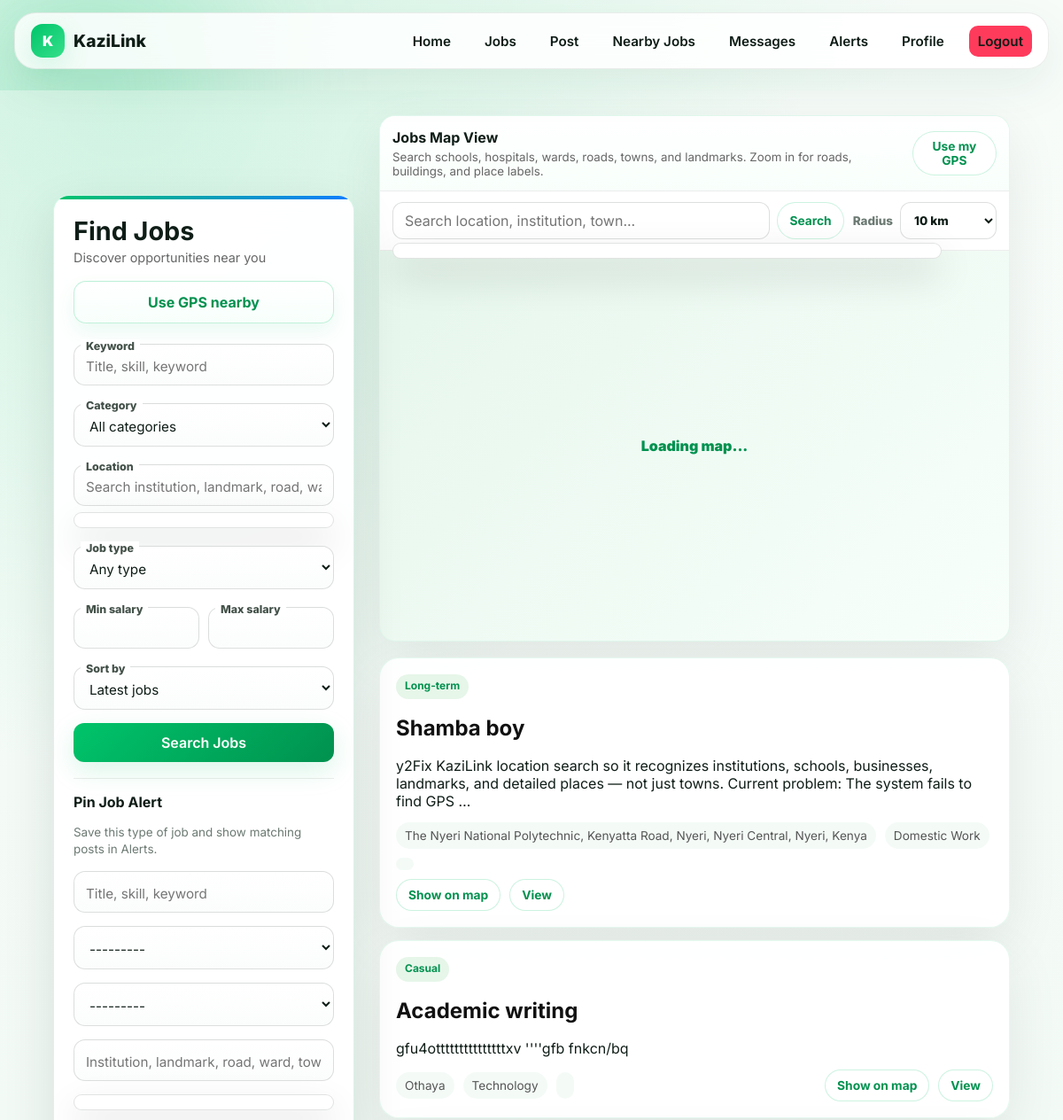
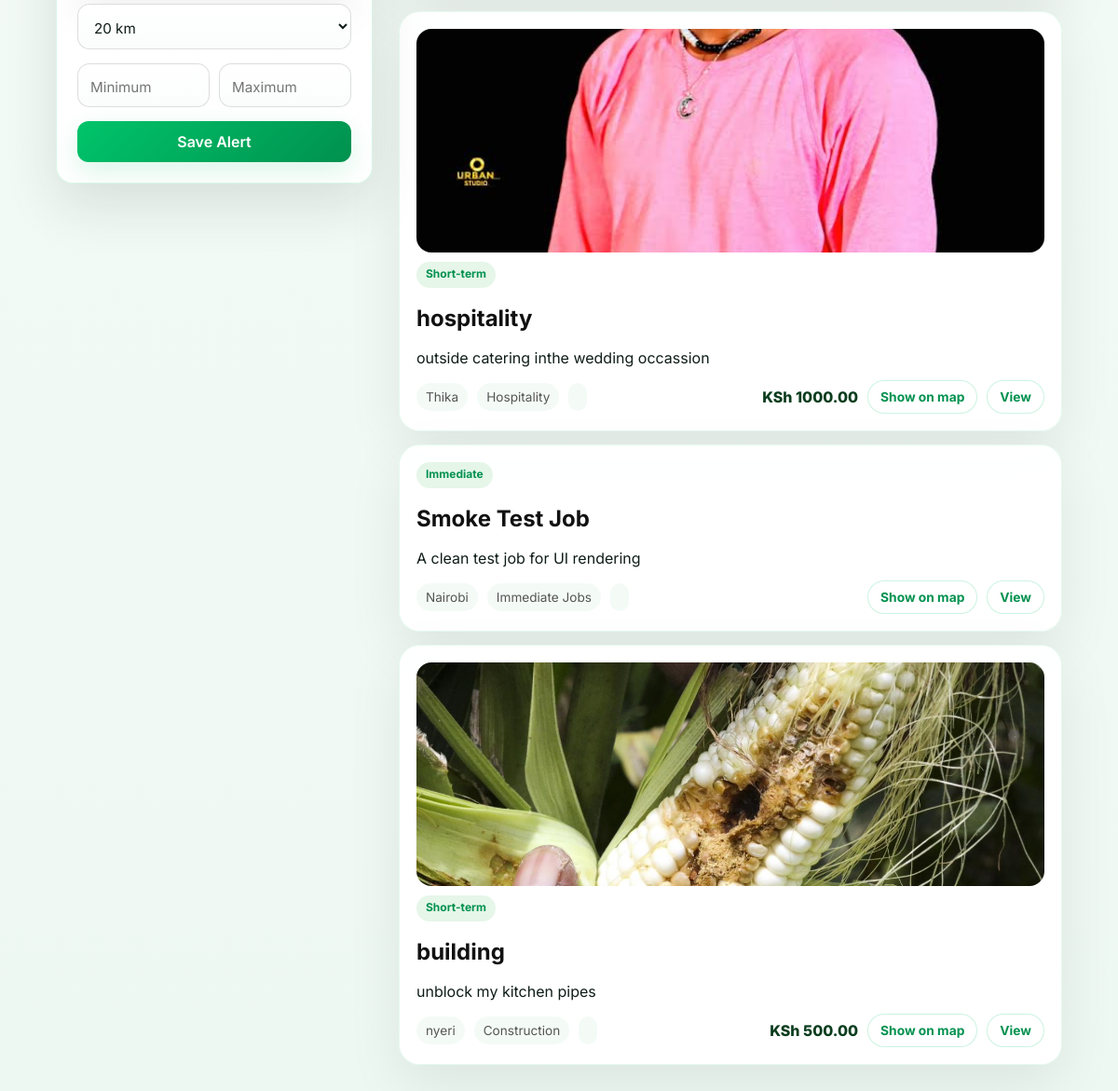
/jobs/find/ (signed in), run on the app's committed database (2 pictures, top to bottom).
### marketplace/models.py (models this page shows, shortened)
class Job(models.Model):
    IMMEDIATE = 'immediate'
    SHORT_TERM = 'short_term'
    LONG_TERM = 'long_term'
    PART_TIME = 'part_time'
    FULL_TIME = 'full_time'
    CASUAL = 'casual'
    FREELANCE = 'freelance'
    PROFESSIONAL = 'professional'
    TYPE_CHOICES = (
        (IMMEDIATE, 'Immediate'),
        (SHORT_TERM, 'Short-term'),
        (LONG_TERM, 'Long-term'),
        (PART_TIME, 'Part-time'),
        (FULL_TIME, 'Full-time'),
        (CASUAL, 'Casual'),
        (FREELANCE, 'Freelance'),
        (PROFESSIONAL, 'Professional'),
    )
    OPEN = 'open'
    TAKEN = 'taken'
    CLOSED = 'closed'
    STATUS_CHOICES = (
        (OPEN, 'Open'),
        (TAKEN, 'Taken'),
        (CLOSED, 'Closed'),
    )
    employer = models.ForeignKey(User, on_delete=models.CASCADE, related_name='jobs')
    title = models.CharField(max_length=160)
    description = models.TextField()
    category = models.ForeignKey(Category, on_delete=models.SET_NULL, null=True, related_name='jobs')
    job_type = models.CharField(max_length=30, choices=TYPE_CHOICES)
    salary = models.DecimalField(max_digits=12, decimal_places=2, null=True, blank=True)
    location = models.CharField(max_length=140)
    latitude = models.DecimalField(max_digits=9, decimal_places=6, null=True, blank=True)
    longitude = models.DecimalField(max_digits=9, decimal_places=6, null=True, blank=True)
    resolved_place_name = models.CharField(max_length=255, blank=True)
    deadline = models.DateField(null=True, blank=True)
    required_skills = models.CharField(max_length=255, blank=True)
    contact_information = models.CharField(max_length=160)
    photo = models.ImageField(upload_to='jobs/photos/', blank=True)
    video = models.FileField(upload_to='jobs/videos/', blank=True)
    audio = models.FileField(upload_to='jobs/audio/', blank=True)
    document = models.FileField(upload_to='jobs/documents/', blank=True)
    status = models.CharField(max_length=20, choices=STATUS_CHOICES, default=OPEN)
    tags = models.CharField(max_length=200, blank=True)
    views = models.PositiveIntegerField(default=0)
    created_at = models.DateTimeField(auto_now_add=True)
    updated_at = models.DateTimeField(auto_now=True)
    class Meta:
        ordering = ['-created_at']
    def get_absolute_url(self):
        return reverse('job_detail', kwargs={'pk': self.pk})

class Category(models.Model):
    name = models.CharField(max_length=80, unique=True)
    icon = models.CharField(max_length=40, default='briefcase')
    class Meta:
        ordering = ['name']
        verbose_name_plural = 'Categories'
    def __str__(self):
        return self.name

### marketplace/views.py (the view, shortened to what this page needs)
# urls.py: path('jobs/find/', views.find_jobs, name='find_jobs'),
@login_required
def find_jobs(request):
    jobs = _open_jobs()
    query = request.GET.get('q', '').strip()
    category = request.GET.get('category', '')
    location = request.GET.get('location', '').strip()
    job_type = request.GET.get('job_type', '')
    salary_min = request.GET.get('salary_min', '')
    salary_max = request.GET.get('salary_max', '')
    sort = request.GET.get('sort', 'latest')
    nearby = request.GET.get('nearby')
    place_point = _clean_kenya_point(request.GET.get('place_lat'), request.GET.get('place_lng'))
    radius_km = _positive_float(request.GET.get('radius'), 10)
    if query:
        jobs = jobs.filter(Q(title__icontains=query) | Q(description__icontains=query) | Q(required_skills__icontains=query))
    if category:
        jobs = jobs.filter(category_id=category)
    if location and not place_point:
        jobs = jobs.filter(location__icontains=location)
    if job_type:
        jobs = jobs.filter(job_type=job_type)
    if salary_min:
        jobs = jobs.filter(salary__gte=salary_min)
    if salary_max:
        jobs = jobs.filter(salary__lte=salary_max)
    if place_point:
        jobs = list(jobs)
        filtered_jobs = []
        for job in jobs:
            point = ensure_job_coordinates(job)
            job.map_point = point
            if point:
                job.distance = round(distance_km(place_point[0], place_point[1], point['lat'], point['lng']), 1)
                if job.distance <= radius_km:
                    filtered_jobs.append(job)
            else:
                job.distance = None
        jobs = sorted(filtered_jobs, key=lambda item: item.distance)
    elif sort == 'popular':
        jobs = jobs.annotate(app_count=Count('applications')).order_by('-app_count')
    else:
        jobs = jobs.order_by('-created_at')
    map_jobs = []
    for job in jobs:
        point = ensure_job_coordinates(job)
        job.map_point = point
        if point:
            map_jobs.append({
                'id': job.id,
                'title': job.title,
                'location': job.location,
                'salary': str(job.salary) if job.salary else '',
                'lat': point['lat'],
                'lng': point['lng'],
                'source': point['source'],
                'sourceLabel': point['label'],
                'url': job.get_absolute_url(),
                'distance': getattr(job, 'distance', None),
            })
    return render(request, 'marketplace/find_jobs.html', {
        'jobs': jobs,
        'map_jobs': map_jobs,
        'user_latitude': float(request.user.profile.latitude) if request.user.profile.latitude else None,
        'user_longitude': float(request.user.profile.longitude) if request.user.profile.longitude else None,
        'categories': Category.objects.all(),
        'job_types': Job.TYPE_CHOICES,
        'alert_form': JobAlertForm(initial={
            'keyword': query,
            'category': category or None,
            'job_type': job_type,
            'location': request.GET.get('place') or location,
            'latitude': request.GET.get('place_lat') or None,
            'longitude': request.GET.get('place_lng') or None,
            'radius_km': request.GET.get('radius') or 20,
            'salary_min': salary_min,
            'salary_max': salary_max,
        }),
        'filters': request.GET,
    })

### templates/marketplace/find_jobs.html (shortened to what this page needs)
{% extends 'marketplace/base.html' %}
{% load static %}
{% block page_css %}
<link rel="stylesheet" href="https://unpkg.com/maplibre-gl@5.6.1/dist/maplibre-gl.css">
<link rel="stylesheet" href="{% static 'marketplace/css/find_jobs.css' %}">
{% endblock %}
{% block content %}
<main class="search-page">
    <aside class="filters">
        <div class="filters-header">
            <h1>Find Jobs</h1>
            <p>Discover opportunities near you</p>
        </div>
        <button class="btn ghost gps-btn" type="button" data-detect-location data-nearby-target="reload">
            Use GPS nearby
        </button>
        <form method="get" data-filter-form>
            <div class="input-group">
                <label>Keyword</label>
                <input name="q" value="{{ filters.q }}" placeholder="Title, skill, keyword">
            </div>
            <div class="input-group">
                <label>Category</label>
                <select name="category">
                    <option value="">All categories</option>
                </select>
            </div>
            <div class="input-group">
                <label>Location</label>
                <input name="location" value="{{ filters.location }}" placeholder="Search institution, landmark, road, ward..." autocomplete="off" data-location-search>
                <div class="location-suggestions" data-location-suggestions hidden></div>
            </div>
            <div class="input-group">
                <label>Job type</label>
                <select name="job_type">
                    <option value="">Any type</option>
                </select>
            </div>
            <div class="range-row">
                <div class="input-group">
                    <label>Min salary</label>
                    <input name="salary_min" value="{{ filters.salary_min }}">
                </div>
                <div class="input-group">
                    <label>Max salary</label>
                    <input name="salary_max" value="{{ filters.salary_max }}">
                </div>
            </div>
            <div class="input-group">
                <label>Sort by</label>
                <select name="sort">
                    <option value="latest">Latest jobs</option>
                </select>
            </div>
            <button class="btn primary full" type="submit">
                Search Jobs
            </button>
        </form>
        <form class="alert-builder" method="post" action="{% url 'create_job_alert' %}">
            <h2>Pin Job Alert</h2>
            <p>Save this type of job and show matching posts in Alerts.</p>
            {{ alert_form.keyword }}
            {{ alert_form.category }}
            {{ alert_form.job_type }}
            {{ alert_form.location }}
            <div class="location-suggestions" data-location-suggestions hidden></div>
            {{ alert_form.radius_km }}
            <div class="range-row">
                {{ alert_form.salary_min }}
                {{ alert_form.salary_max }}
            </div>
            <button class="btn primary full" type="submit">Save Alert</button>
        </form>
    </aside>
    <section class="results">
        <div class="jobs-map-shell">
            <div class="map-toolbar">
                <div>
                    <strong>Jobs Map View</strong>
                    <small>Search schools, hospitals, wards, roads, towns, and landmarks. Zoom in for roads, buildings, and place labels.</small>
                </div>
                <button class="btn mini" type="button" data-detect-location data-nearby-target="reload">
                    Use my GPS
                </button>
            </div>
            <form class="map-search" data-map-search-form>
                <div class="map-search-field">
                    <input
                        type="search"
                        data-map-search-input
                        autocomplete="off"
                        placeholder="Search location, institution, town..."
                        value="{{ filters.place|default:'' }}"
                    >
                    <button class="btn mini" type="submit">Search</button>
                </div>
                <label>
                    Radius
                    <select data-map-radius name="radius">
                        <option value="10" {% if filters.radius == '10' or not filters.radius %}selected{% endif %}>10 km</option>
                    </select>
                </label>
                <div class="map-search-results" data-map-search-results hidden></div>
            </form>
            <div
                id="jobs-map"
                class="jobs-map"
            ></div>
        </div>
        <div class="results-list">
            {% for job in jobs %}
            <article
                class="result-card"
                data-title="{{ job.title|lower }}"
                data-location="{{ job.location|lower }}"
                data-job-card="{{ job.id }}"
            >
                <div class="card-top">
                    {% if job.photo %}
                        <img class="result-media" src="{{ job.photo.url }}" alt="{{ job.title }}">
                    {% endif %}
                    <span class="badge">{{ job.get_job_type_display }}</span>
                    <h2>
                        <a href="{{ job.get_absolute_url }}">{{ job.title }}</a>
                    </h2>
                    <p>{{ job.description|truncatewords:26 }}</p>
                </div>
                <div class="card-bottom">
                    <div class="meta">
                        <span>{{ job.location }}</span>
                        <span>{{ job.category }}</span>
                        <span class="distance" data-dynamic-distance></span>
                    </div>
                    <div class="actions">
                        {% if job.salary %}
                            <strong class="salary">KSh {{ job.salary }}</strong>
                        {% endif %}
                        {% if job.map_point %}
                            <button class="btn mini map-job-btn" type="button" data-map-job="{{ job.id }}">Show on map</button>
                        {% else %}
                            <span class="map-missing">No GPS</span>
                        {% endif %}
                        <a class="btn mini" href="{{ job.get_absolute_url }}">View</a>
                    </div>
                </div>
            </article>
            {% empty %}
            <article class="empty-state">
                <h2>No jobs found</h2>
                <p>Try adjusting filters or expanding your search area.</p>
            </article>
            {% endfor %}
        </div>
    </section>
</main>
{% endblock %}

### data on the page
Job: job_type "Long-term", title "Shamba boy", description "y2Fix KaziLink location search so it recognizes institutions, schools, businesses, landmarks, and detailed places — not just towns. Current problem: The system fails to find GPS …", location "The Nyeri National Polytechnic, Kenyatta Road, Nyeri, Nyeri Central, Nyeri, Kenya", category "Domestic Work"
Job: job_type "Casual", title "Academic writing", description "gfu4otttttttttttttttxv ''''gfb fnkcn/bq", location "Othaya", category "Technology"
Job: photo (picture), job_type "Short-term", title "hospitality", description "outside catering inthe wedding occassion", location "Thika", category "Hospitality", salary "1000.00"
Job: job_type "Immediate", title "Smoke Test Job", description "A clean test job for UI rendering", location "Nairobi", category "Immediate Jobs"
Job: photo (picture), job_type "Short-term", title "building", description "unblock my kitchen pipes", location "nyeri", category "Construction", salary "500.00"
